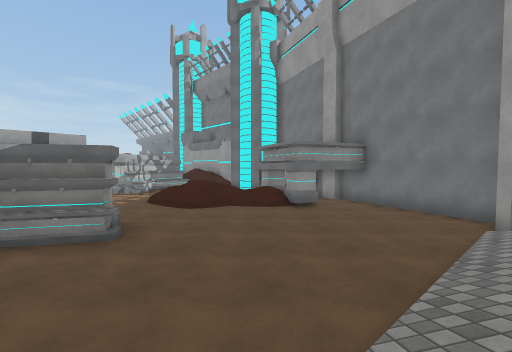
[1] (above)

24 first-person views from a walk through a scene from a Unity 3-D project. The camera is 1.4 m above the floor, tilts 2° down and sees 90° across. The floor is counted in squares, 1.65 m on a side. Each view is taken from the middle of a square. On the plan, view 1 faces up. The plan holds only what a view shows up to about 10 squares ahead; the rest is blank. The place goes on beyond the plan. The player is left out. Some animated figures are left out. Surface patterns are stand-ins for the level's own textures.

[2]
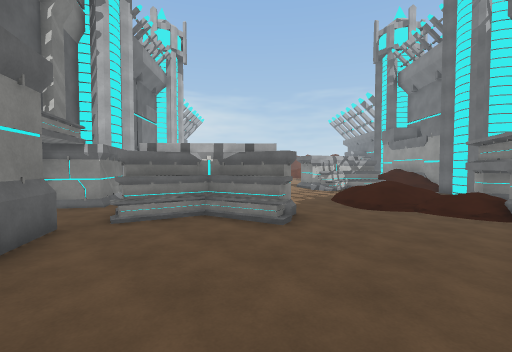

[3]
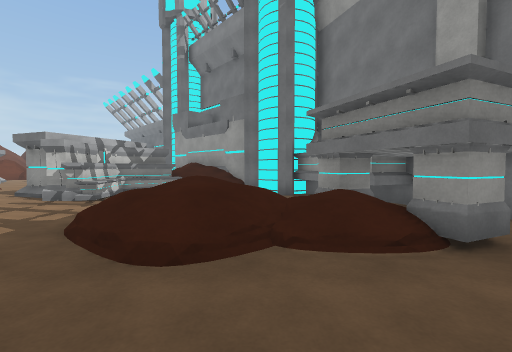

[4]
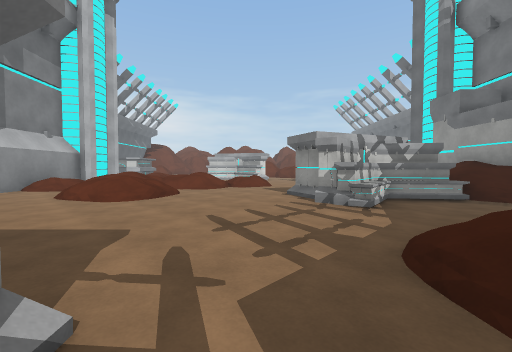

[5]
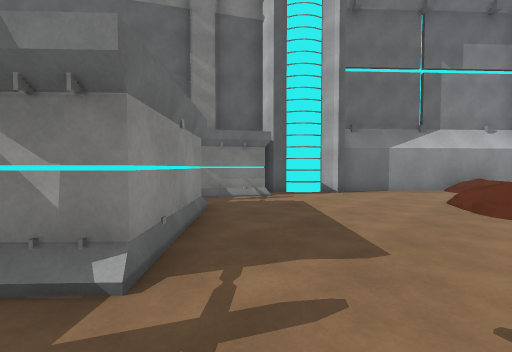

[6]
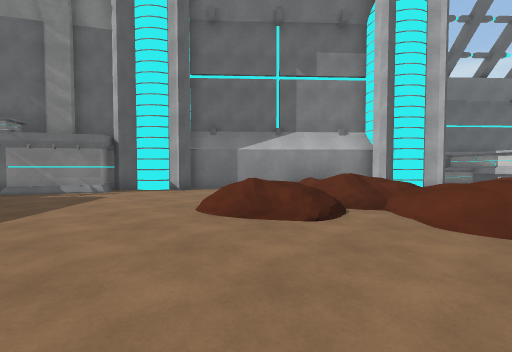

[7]
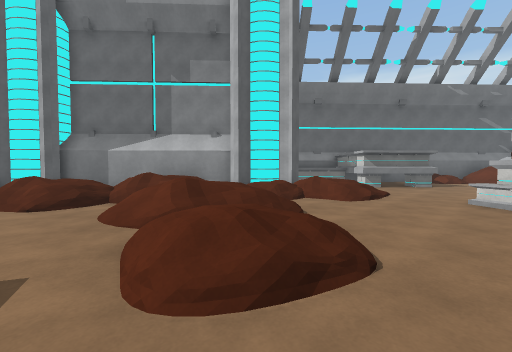

[8]
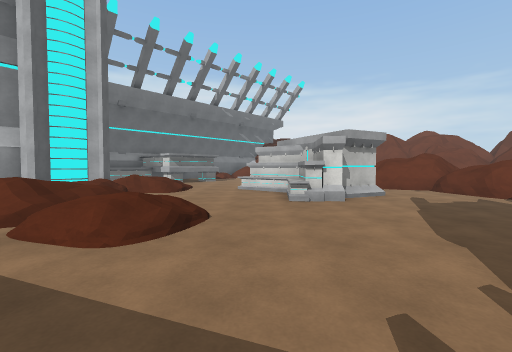

[9]
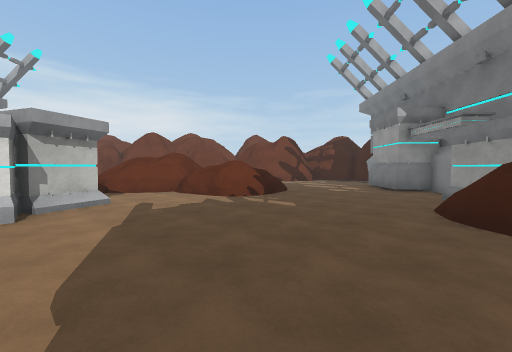

[10]
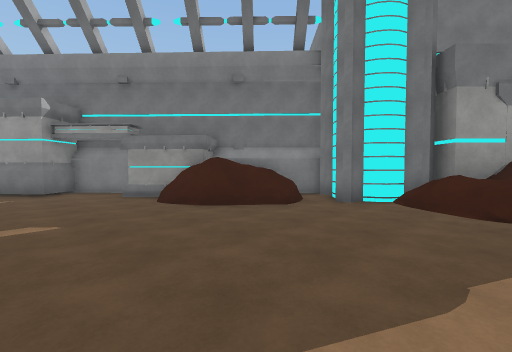

[11]
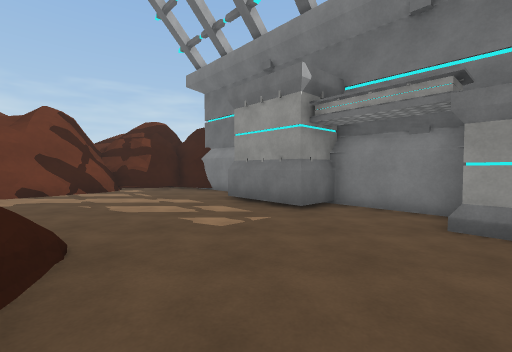

[12]
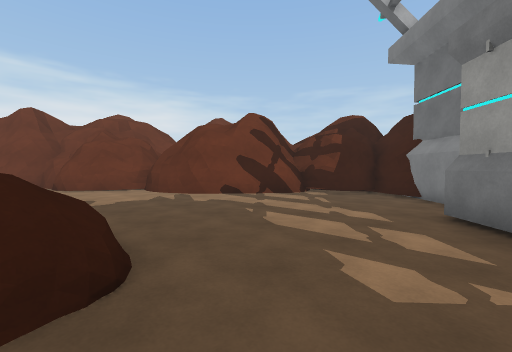

[13]
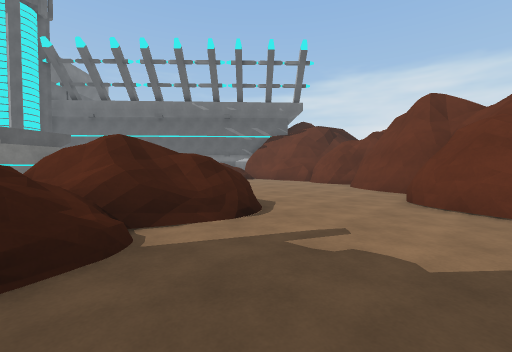

[14]
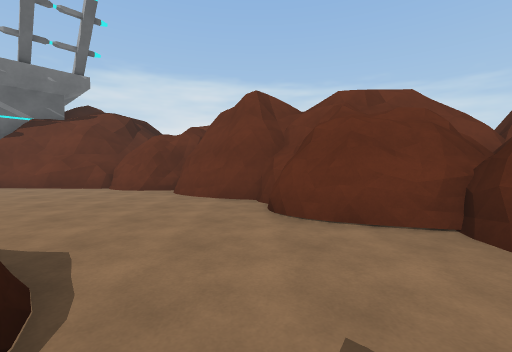

[15]
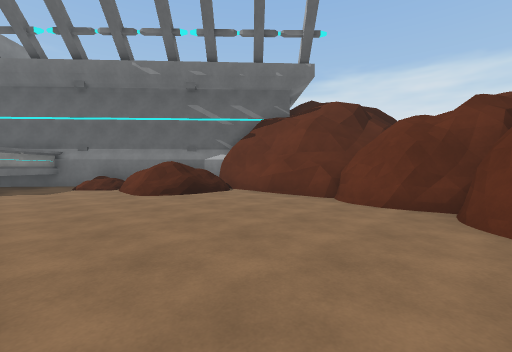

[16]
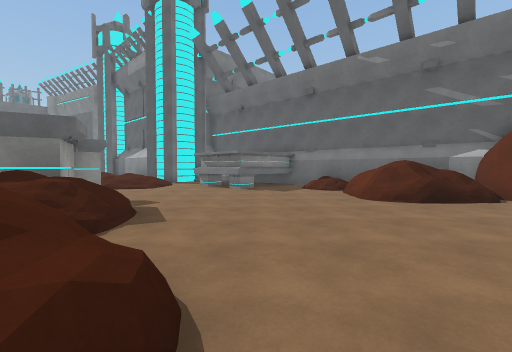

[17]
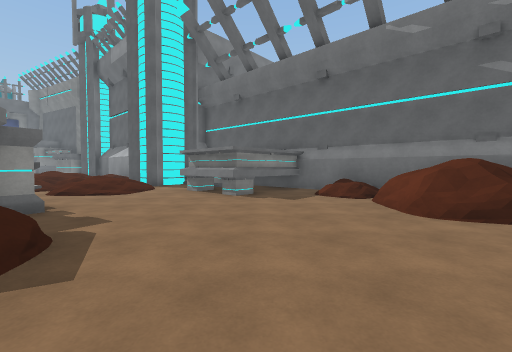

[18]
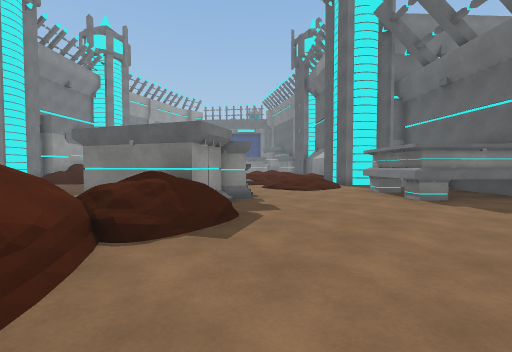

[19]
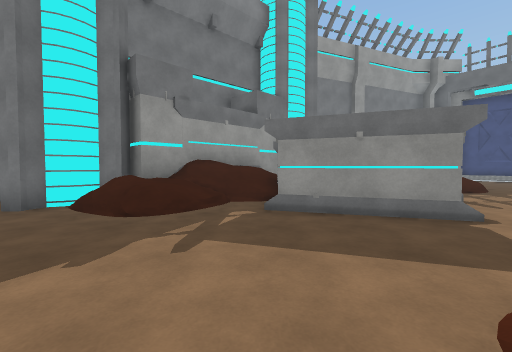

[20]
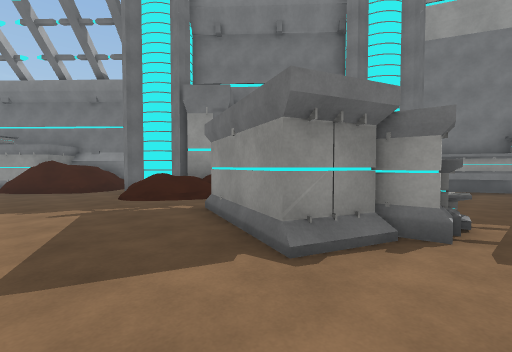

[21]
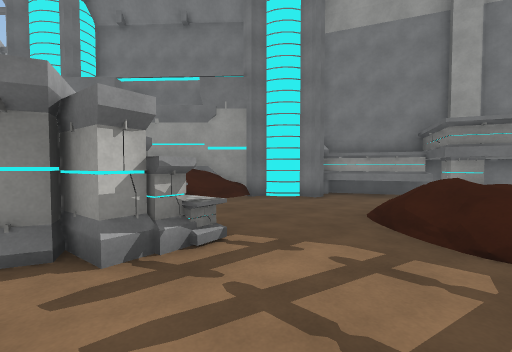

[22]
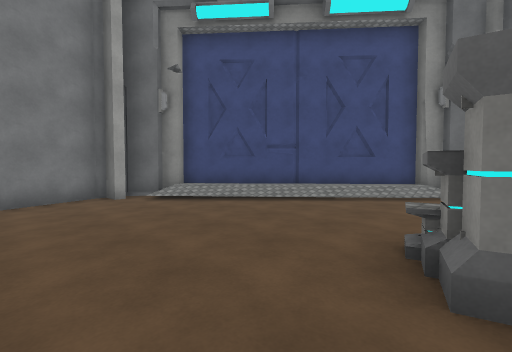

[23]
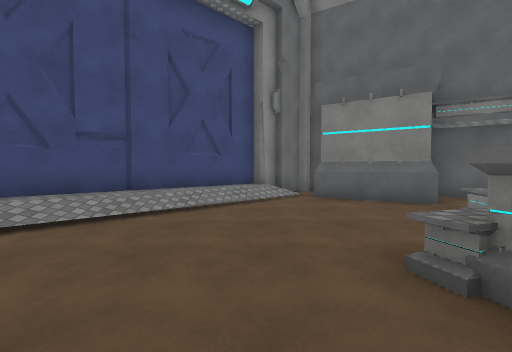

[24]
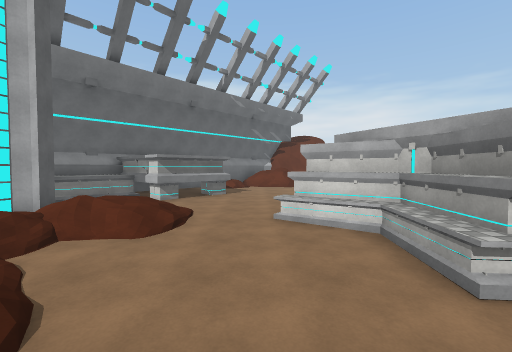

### Floor plan
Key: @ floor where view 1 was taken; # wall or solid block; . main floor; : floor 0.25 m higher than the main floor; - floor 0.25 m lower than the main floor; + floor 0.5 m higher than the main floor; * floor 0.75 m higher than the main floor; % floor 1.25 m higher than the main floor; / step, stairs or slope; = window, fence, low wall or low ledge; ^ raised ledge; O other object.
Columns run from 28 left of view 1 to 6 right of it. Each row starts with its distance up from view 1.
 34            ####
 33          ###--#
 32          #-----
 31         ##-----
 30        ##.-----####
 29      ###...-----#-#
 28      #......------##
 27    ###.......-----##
 26   ##..........-----#
 25  ##.....=.OOOO.----#
 24 ##.....=###OOO..--=##%##
 23 #......   #OOO...--=#//#
 22 #......=# ##......--=/-#
 21 #......==##.........--##
 20 ^.......OOO..........-##
 19 #.......OOO##........OO##
 18 #........O##OO.......OOO#
 17 #  +....../OOOO.......O*##
 16 #  *....../O...........*%##
 15 ## *............//...# O#+###
 14  ## /..#......./ /...#OO...-##
 13   ##/.##../ /.////..O#O.....-##
 12    ######./  /////....OO.....###
 11      ###..    ////............##
 10       #^^.#     ///......+  /#.##
  9        #^####     /...../   #O..#
  8            ##/    /......: :=#..##
  7             #O/.//......../......#
  6             ###..................##
  5               ##.......##O........#
  4                ###...O#OOO.....//##
  3                  ###/. O......//+#
  2                   ###//O.....//+##
  1                     #.......//+##
  0                     ##.##../@+##
 -1                      #####//###
 -2                          ####

Where each view was taken, in squares from view 1:
view 1: 0 up, 0 right, facing up
view 2: 0 up, 1 right, facing up-left
view 3: 5 up, 1 left, facing up
view 4: 6 up, 3 left, facing up-left
view 5: 8 up, 4 left, facing down-left
view 6: 12 up, 7 left, facing down-left
view 7: 16 up, 10 left, facing down-left
view 8: 16 up, 8 left, facing left
view 9: 18 up, 9 left, facing up-left
view 10: 18 up, 13 left, facing up-right
view 11: 23 up, 13 left, facing up
view 12: 25 up, 13 left, facing up-left
view 13: 28 up, 17 left, facing down-left
view 14: 26 up, 19 left, facing left
view 15: 24 up, 22 left, facing down-left
view 16: 23 up, 22 left, facing down
view 17: 21 up, 22 left, facing down
view 18: 21 up, 23 left, facing down-right
view 19: 16 up, 12 left, facing right
view 20: 11 up, 10 left, facing up-right
view 21: 9 up, 7 left, facing up-right
view 22: 7 up, 3 left, facing down-right
view 23: 6 up, 1 left, facing down
view 24: 15 up, 12 left, facing left
